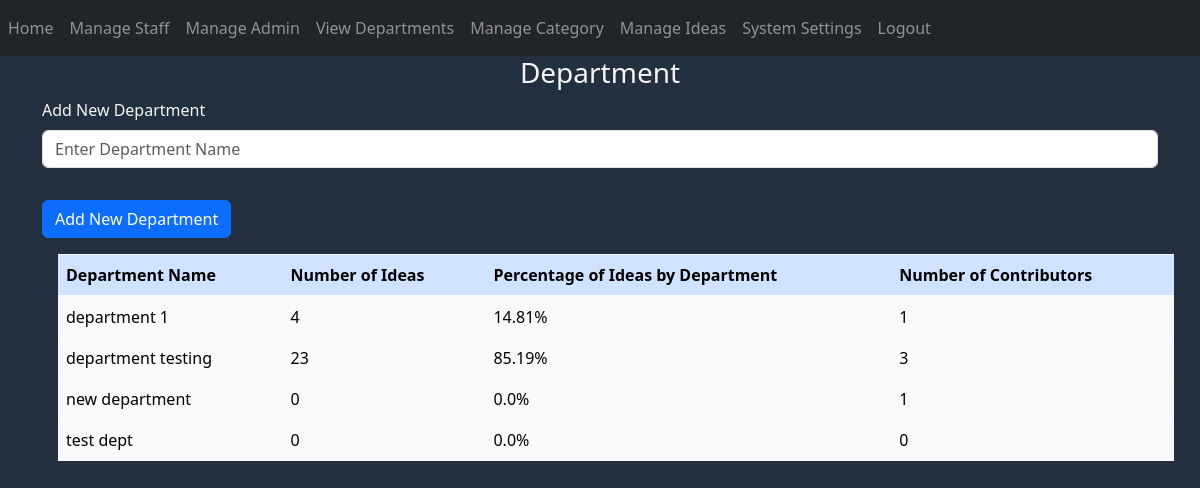
Screenshot of /department (signed in) with the database file from the repository.
### website/models.py (models this page shows, shortened)
class Department(db.Model, UserMixin):
    id = db.Column(db.Integer, primary_key=True)
    name = db.Column(db.String(150))
    staff = db.relationship('Staff')

### website/auth.py (the view)
@auth.route('/department', methods=['GET', 'POST'])
@login_required
def department():
    departments = Department.query.all()
    staffs = Staff.query.all()
    department_idea_count = {}
    department_staff_count = {}
    for department in departments:
        department_idea_count[department.id] = 0
        for staff in department.staff:
            department_idea_count[department.id] += len(staff.idea)
        department_staff_count[department.id] = len(department.staff)
    print(department_staff_count, end="Staff count")
    total_idea_count = sum(department_idea_count.values())
    department_idea_percentage = {}
    for department, idea_count in department_idea_count.items():
        department_idea_percentage[department]= 0
        if total_idea_count != 0:
            department_idea_percentage[department] = round((idea_count / total_idea_count) * 100, 2)
    if request.method == 'POST':
        Department_name = request.form.get('newdept')
        new_department = Department(name=Department_name)
        db.session.add(new_department)
        db.session.commit()
        flash('New Department Added Successfully', category='success')
    return render_template("department.html", user=current_user, departments=departments, department_idea_count=department_idea_count, department_idea_percentage=department_idea_percentage, department_staff_count=department_staff_count)

### website/__init__.py (called while the page is built)
def create_app():
    app = Flask(__name__)
    app.config['SECRET_KEY'] = 'hjshjhdjah kjshkjdhjs'
    app.config['SQLALCHEMY_DATABASE_URI'] = f'sqlite:///{DB_NAME}'
    app.config['UPLOAD_FOLDER'] = "static/uploads/"
    db.init_app(app)
    from .views import views
    from .auth import auth
    app.register_blueprint(views, url_prefix='/')
    app.register_blueprint(auth, url_prefix='/')
    from .models import Staff, Department, Comments, Category, Notifications, Admin, Ideas, Like, Settings
    with app.app_context():
        db.create_all()
    login_manager = LoginManager()
    login_manager.login_view = 'auth.login'
    login_manager.init_app(app)
    @login_manager.user_loader
    def load_user(id):
        return Staff.query.get(int(id))
    return app

### website/templates/department.html (shortened to what this page needs)
{% extends "base2.html" %}
{% block content %}
<head>
<link rel="stylesheet" href="/static/table_style.css" />
<link href="https://cdn.jsdelivr.net/npm/bootstrap@5.3.0-alpha1/dist/css/bootstrap.min.css" rel="stylesheet"
>
</head>
<body style="background-color: #222f3e; color: whitesmoke">
<form method="POST">
    <h3 align="center">Department</h3>
    <div class="form-group">
        <label for="newdept">Add New Department</label>
        <input type="newdept" class="form-control" id="newdept" name="newdept" placeholder="Enter Department Name">
    </div>
    <button type="submit" class="btn btn-primary mt-3">Add New Department</button>
    <table class="table mt-3 table-light" >
        <thead class="table-primary" >
            <tr>
                <th scope="col">Department Name</th>
                <th scope="col">Number of Ideas</th>
                <th scope="col">Percentage of Ideas by Department</th>
                <th scope="col">Number of Contributors</th>
            </tr>
        </thead>
        <tbody>
            {% for department in departments %}
            <tr>
                <td>{{ department.name }}</td>
                <td>{{ department_idea_count[department.id] }}</td>
                <td>{{ department_idea_percentage[department.id] }}%</td>
                <td>{{ department_staff_count[department.id] }}</td>
            </tr>
            {% endfor %}
        </tbody>
    </table>
</form>
</body>
{% endblock %}

### website/static/table_style.css (style rules this page uses)
.table { border-spacing:0; margin: 1rem; background-color: #f5f5f5; }

### rows the page displays
Department: name "department 1", department_idea_count "4", department_idea_percentage "14.81", id "1"
Department: name "department testing", department_idea_count "23", department_idea_percentage "85.19", department_staff_count "3"
Department: name "new department", department_idea_count "0", department_idea_percentage "0.0", department_staff_count "1"
Department: name "test dept", department_idea_count "0", department_idea_percentage "0.0", department_staff_count "0"
